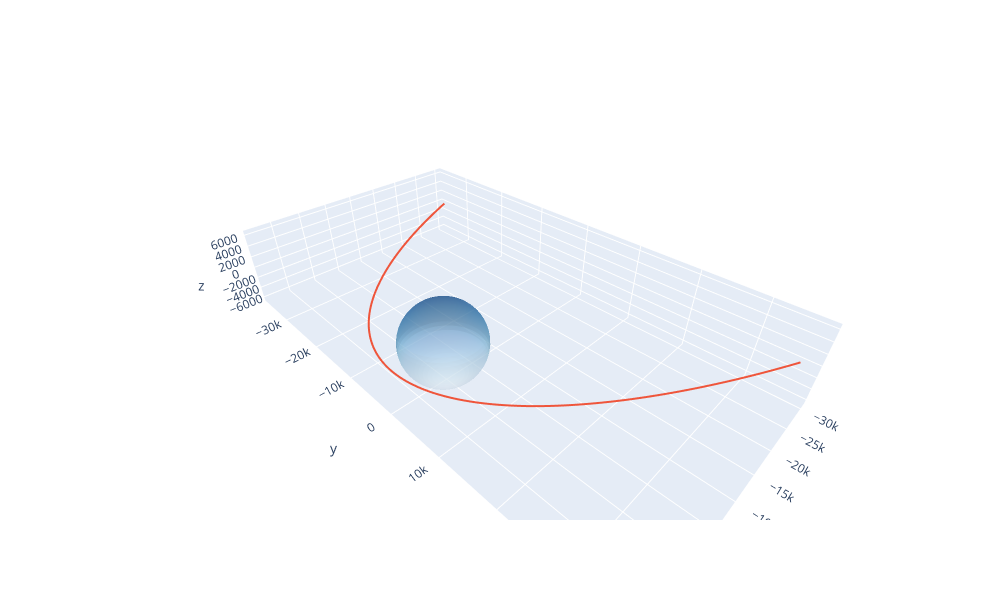

The code cell stored with this chart in its notebook:
### Code cell
fig = go.Figure(data=traces)

fig.update_layout(
    width = 1000,
    height = 600,
    
    scene=dict(aspectmode='data')
)

fig.show()

### Figure 1 — Plotly figure (JSON) as saved in the notebook; plotly's stock layout.template omitted (floating-point values rounded to 4 significant figures; data arrays with more than 128 entries replaced by an {"elided": "..."} marker saying what was removed)
{"data": [{"colorscale": [[0, "rgb(247,251,255)"], [0.125, "rgb(222,235,247)"], [0.25, "rgb(198,219,239)"], [0.375, "rgb(158,202,225)"], [0.5, "rgb(107,174,214)"], [0.625, "rgb(66,146,198)"], [0.75, "rgb(33,113,181)"], [0.875, "rgb(8,81,156)"], [1, "rgb(8,48,107)"]], "name": "Earth", "opacity": 0.5, "showscale": false, "type": "surface", "x": {"elided": "60x30 float values"}, "y": {"elided": "60x30 float values"}, "z": {"elided": "60x30 float values"}}, {"line": {"width": 4}, "mode": "lines", "type": "scatter3d", "x": {"elided": "500 float values"}, "y": {"elided": "500 float values"}, "z": {"elided": "500 int values"}}], "layout": {"height": 600, "scene": {"aspectmode": "data"}, "width": 1000}}
